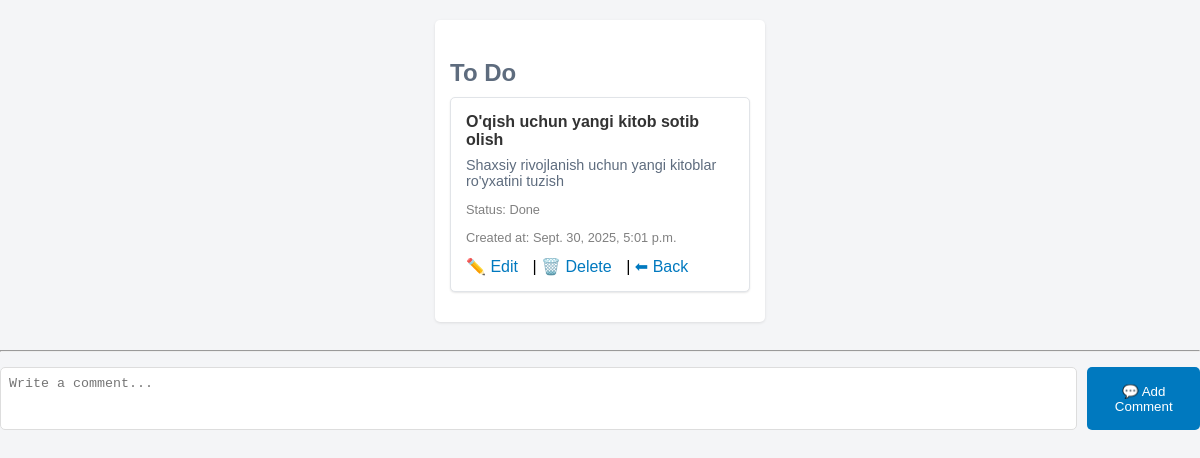
Screenshot of /detail/9/ with the database file from the repository.
### task_app/models.py (models this page shows, shortened)
class Task(models.Model):
    title = models.CharField(max_length=255)
    desc = models.TextField(blank=True, null=True)  # Make desc optional
    position = models.PositiveIntegerField(default=1)
    created_at = models.DateTimeField(auto_now_add=True)
    STATUS_CHOICES = [
        ('todo', 'To Do'),
        ('progress', 'In Progress'),
        ('done', 'Done')
    ]
    status = models.CharField(
        max_length=10,  # 'todo', 'progress', or 'done' will fit here
        choices=STATUS_CHOICES,
        default='todo'
    )
    PRIORITY_CHOICES = [
        ('low', 'Low'),
        ('medium', 'Medium'),
        ('high', 'High')
    ]
    priority = models.CharField(
        max_length=6,  # 'Low', 'Medium', or 'High' will fit here
        choices=PRIORITY_CHOICES,
        default='low'  # Default to 'Medium'
    )
    tags = models.ManyToManyField('Tag', blank=True)
    owner = models.ForeignKey(User, on_delete=models.CASCADE)
    assignee = models.ForeignKey(
        User,
        related_name='assigned_tasks',
        on_delete=models.SET_NULL,
        null=True,
        blank=True
    )
    class Meta:
        ordering = ['created_at']  # Optionally, you can order by creation date

### task_app/views.py (the view)
# urls.py: path('detail/<int:task_id>/', task_detail, name='task_detail'),
def task_detail(request, task_id):
    task = Task.objects.get(id=task_id)
    return render(request, 'task_detail.html', {'task': task, 'comments': task.comments.all()})

### task_app/templates/task_detail.html (shortened to what this page needs)
<!DOCTYPE html>
<html lang="en">
<head>
</head>
<body>
    <div class="board-container">
        <div class="column">
            <h3>To Do</h3>
            <div class="task-card" id="task-{{ task.id }}">
                <div class="task-title">{{ task.title }}</div>
                <div class="task-desc">{{ task.desc }}</div>
                <div class="task-meta">
                    <p>Status: {{ task.get_status_display }}</p>
                    <p>Created at: {{ task.created_at }}</p>
                </div>
                <div class="task-actions">
                    <a href="{% url 'task_edit' task.id %}">✏️ Edit</a> |
                    <a href="{% url 'task_delete' task.id %}">🗑️ Delete</a> |
                    <a href="{% url 'task_list_or_create' %}">⬅ Back</a>
                </div>
            </div>
        </div>
    </div>
    <hr>
    <div class="add-comment-box">
        <textarea id="comment-text" rows="3" placeholder="Write a comment..."></textarea>
        <button onclick="addComment()">💬 Add Comment</button>
    </div>
</body>
</html>

### task_app/templates/task_detail.html (style rules this page uses)
body { font-family: Arial, sans-serif; margin: 0; padding: 0; background-color: #f4f5f7; }
.board-container { display: flex; justify-content: space-around; padding: 20px; gap: 20px; }
.column { width: 300px; background-color: #ffffff; padding: 15px; border-radius: 5px; box-shadow: 0 1px 3px rgba(0, 0, 0, 0.1); }
.column h3 { font-size: 1.5em; margin-bottom: 10px; color: #5e6c7e; }
.task-card { background-color: #ffffff; border: 1px solid #e1e4e8; border-radius: 5px; padding: 15px; margin-bottom: 15px; box-shadow: 0 1px 2px rgba(0, 0, 0, 0.1); cursor: pointer; transition: transform 0.2s ease; }
.task-title { font-weight: bold; color: #333; margin-bottom: 8px; }
.task-desc { font-size: 0.9em; color: #5e6c7e; margin-bottom: 10px; }
.task-meta { font-size: 0.8em; color: gray; }
.task-actions a { text-decoration: none; margin-right: 10px; color: #0079bf; }
.add-comment-box { margin-top: 15px; display: flex; gap: 10px; }
.add-comment-box textarea { width: 100%; padding: 8px; border-radius: 5px; border: 1px solid #ddd; resize: none; }
.add-comment-box button { background-color: #0079bf; color: white; border: none; padding: 10px; border-radius: 5px; cursor: pointer; transition: background-color 0.2s; }

### rows the page displays
Task: title "O'qish uchun yangi kitob sotib olish", desc "Shaxsiy rivojlanish uchun yangi kitoblar ro'yxatini tuzish", status "Done", created_at "Sept. 30, 2025, 5:01 p.m."
